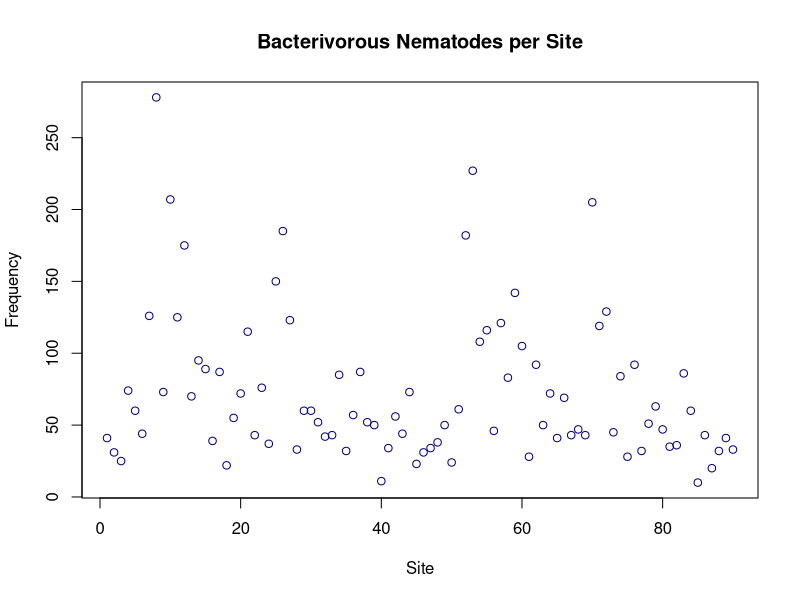

This figure's R source:
nematode <- read.csv("nematode.csv")

Bacterivorous <- nematode$Bacterivorous

plot(nematode$Bacterivorous, 
     breaks = 15,
     col = "navy", 
     xlab = "Site",
     ylab = "Frequency",
     main = "Bacterivorous Nematodes per Site")
